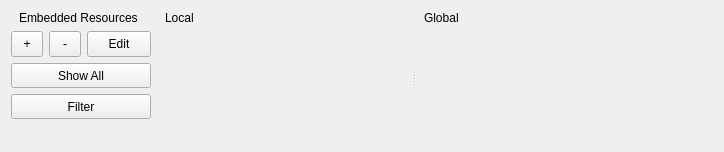
<?xml version="1.0" encoding="UTF-8"?>
<ui version="4.0">
 <class>ERBar</class>
 <widget class="QFrame" name="ERBar">
  <property name="geometry">
   <rect>
    <x>0</x>
    <y>0</y>
    <width>724</width>
    <height>152</height>
   </rect>
  </property>
  <property name="maximumSize">
   <size>
    <width>16777215</width>
    <height>200</height>
   </size>
  </property>
  <property name="focusPolicy">
   <enum>Qt::ClickFocus</enum>
  </property>
  <property name="windowTitle">
   <string>Frame</string>
  </property>
  <property name="frameShape">
   <enum>QFrame::NoFrame</enum>
  </property>
  <property name="frameShadow">
   <enum>QFrame::Plain</enum>
  </property>
  <property name="lineWidth">
   <number>0</number>
  </property>
  <layout class="QHBoxLayout" name="horizontalLayout" stretch="0,1">
   <item>
    <layout class="QVBoxLayout" name="verticalLayout_4">
     <item>
      <widget class="QLabel" name="label_3">
       <property name="text">
        <string>Embedded Resources</string>
       </property>
       <property name="indent">
        <number>8</number>
       </property>
      </widget>
     </item>
     <item>
      <layout class="QVBoxLayout" name="verticalLayout_3">
       <item>
        <layout class="QHBoxLayout" name="horizontalLayout_2" stretch="1,1,2">
         <item>
          <widget class="QToolButton" name="newERButton">
           <property name="sizePolicy">
            <sizepolicy hsizetype="Minimum" vsizetype="Minimum">
             <horstretch>0</horstretch>
             <verstretch>0</verstretch>
            </sizepolicy>
           </property>
           <property name="minimumSize">
            <size>
             <width>25</width>
             <height>25</height>
            </size>
           </property>
           <property name="text">
            <string>+</string>
           </property>
          </widget>
         </item>
         <item>
          <widget class="QToolButton" name="deleteERButton">
           <property name="sizePolicy">
            <sizepolicy hsizetype="Preferred" vsizetype="Preferred">
             <horstretch>0</horstretch>
             <verstretch>0</verstretch>
            </sizepolicy>
           </property>
           <property name="minimumSize">
            <size>
             <width>25</width>
             <height>26</height>
            </size>
           </property>
           <property name="text">
            <string>-</string>
           </property>
          </widget>
         </item>
         <item>
          <widget class="QToolButton" name="editERButton">
           <property name="sizePolicy">
            <sizepolicy hsizetype="Preferred" vsizetype="Preferred">
             <horstretch>0</horstretch>
             <verstretch>0</verstretch>
            </sizepolicy>
           </property>
           <property name="minimumSize">
            <size>
             <width>50</width>
             <height>25</height>
            </size>
           </property>
           <property name="text">
            <string>Edit</string>
           </property>
          </widget>
         </item>
        </layout>
       </item>
       <item>
        <widget class="QPushButton" name="showAll">
         <property name="minimumSize">
          <size>
           <width>140</width>
           <height>25</height>
          </size>
         </property>
         <property name="text">
          <string>Show All</string>
         </property>
        </widget>
       </item>
       <item>
        <widget class="QPushButton" name="filter">
         <property name="minimumSize">
          <size>
           <width>0</width>
           <height>25</height>
          </size>
         </property>
         <property name="text">
          <string>Filter</string>
         </property>
        </widget>
       </item>
       <item>
        <spacer name="verticalSpacer">
         <property name="orientation">
          <enum>Qt::Vertical</enum>
         </property>
         <property name="sizeHint" stdset="0">
          <size>
           <width>20</width>
           <height>17</height>
          </size>
         </property>
        </spacer>
       </item>
      </layout>
     </item>
    </layout>
   </item>
   <item>
    <widget class="QStackedWidget" name="stackedWidget">
     <property name="currentIndex">
      <number>1</number>
     </property>
     <widget class="QWidget" name="page_all">
      <layout class="QGridLayout" name="gridLayout">
       <property name="leftMargin">
        <number>0</number>
       </property>
       <property name="topMargin">
        <number>0</number>
       </property>
       <property name="rightMargin">
        <number>0</number>
       </property>
       <property name="bottomMargin">
        <number>0</number>
       </property>
       <item row="0" column="0">
        <layout class="QVBoxLayout" name="verticalLayout_5" stretch="0,1">
         <property name="spacing">
          <number>2</number>
         </property>
         <item>
          <widget class="QLabel" name="label_4">
           <property name="text">
            <string>All Resources</string>
           </property>
          </widget>
         </item>
         <item>
          <widget class="ERScrollBox" name="all" native="true"/>
         </item>
        </layout>
       </item>
      </layout>
     </widget>
     <widget class="QSplitter" name="splitter">
      <property name="orientation">
       <enum>Qt::Horizontal</enum>
      </property>
      <widget class="QWidget" name="layoutWidget">
       <layout class="QVBoxLayout" name="verticalLayout" stretch="0,1">
        <property name="spacing">
         <number>2</number>
        </property>
        <item>
         <widget class="QLabel" name="label">
          <property name="text">
           <string>Local</string>
          </property>
          <property name="indent">
           <number>8</number>
          </property>
         </widget>
        </item>
        <item>
         <widget class="ERScrollBox" name="local" native="true"/>
        </item>
       </layout>
      </widget>
      <widget class="QWidget" name="layoutWidget_2">
       <layout class="QVBoxLayout" name="verticalLayout_2" stretch="0,1">
        <property name="spacing">
         <number>2</number>
        </property>
        <item>
         <widget class="QLabel" name="label_2">
          <property name="text">
           <string>Global</string>
          </property>
          <property name="indent">
           <number>8</number>
          </property>
         </widget>
        </item>
        <item>
         <widget class="ERScrollBox" name="global" native="true"/>
        </item>
       </layout>
      </widget>
     </widget>
    </widget>
   </item>
  </layout>
 </widget>
 <customwidgets>
  <customwidget>
   <class>ERScrollBox</class>
   <extends>QWidget</extends>
   <header>resources/ERScrollBox.h</header>
   <container>1</container>
  </customwidget>
 </customwidgets>
 <resources/>
 <connections/>
</ui>
